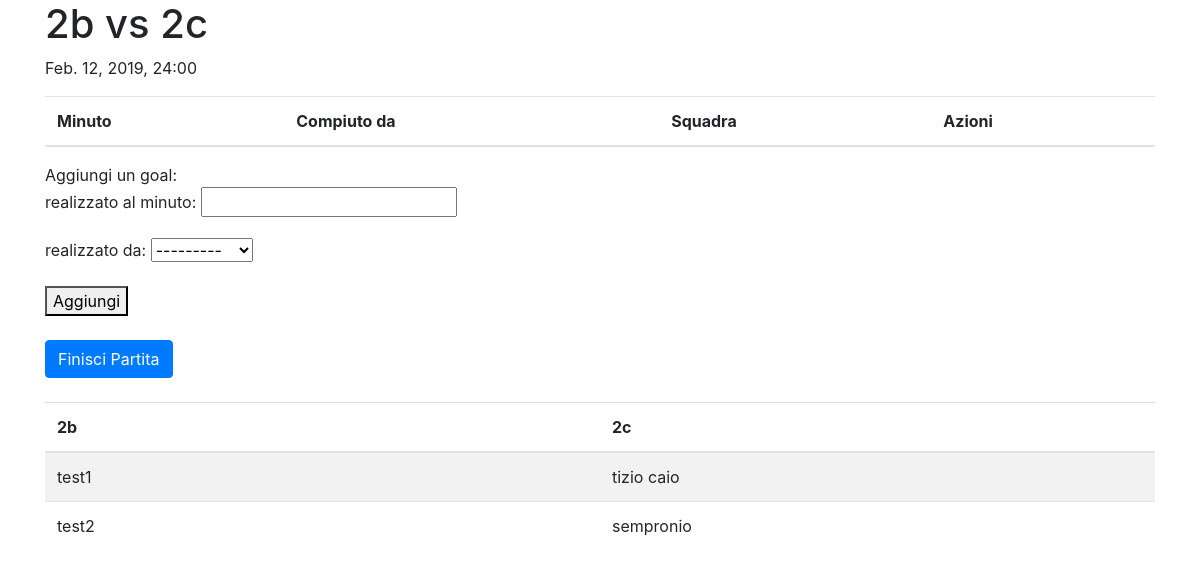
/calcetto/arbitra/2 (signed in), run on an earlier commit of the app's database.
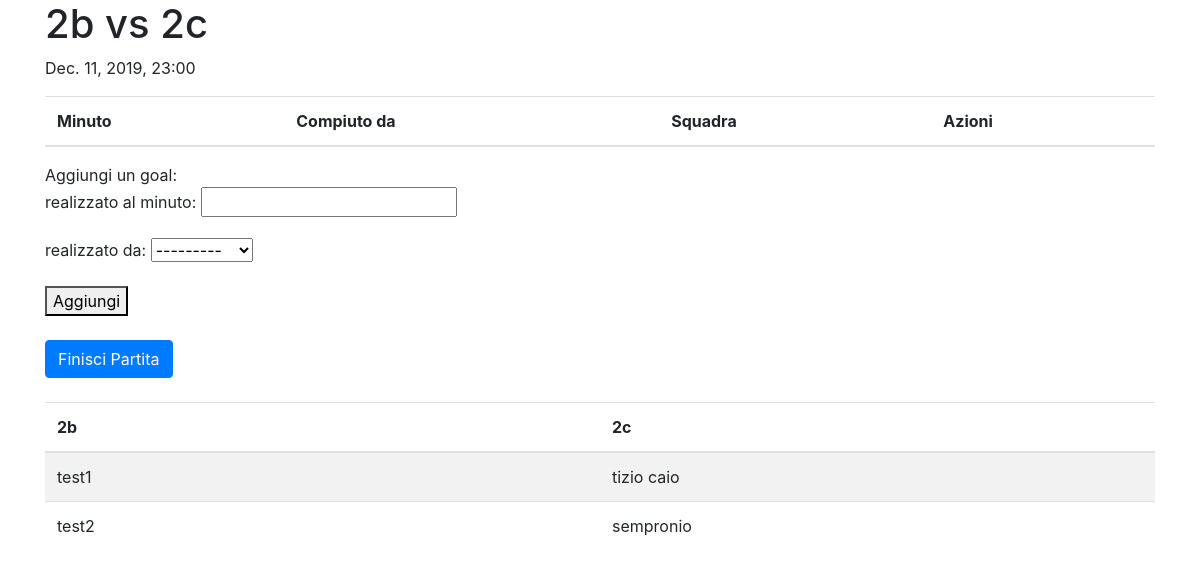
And on a later commit of the database.
### calcetto/models.py (models this page shows, shortened)
class Partita(models.Model):
    data = models.DateTimeField('data', blank=True, null=True)
    squadra_1 = models.ForeignKey(Squadra, on_delete=models.CASCADE, related_name="squadra_1")
    squadra_2 = models.ForeignKey(Squadra, on_delete=models.CASCADE, related_name="squadra_2")
    goals = models.ManyToManyField(Goal)
    result = models.CharField(default="0-0", blank=True, null=True, max_length=10)
    finita = models.BooleanField(default=False)
    email_sent = models.BooleanField(default=False)

class Squadra(models.Model):
    classe = models.CharField(max_length=30)
    calciatori = models.ManyToManyField(Studente)
    score = models.IntegerField(default=0)
    eliminata = models.BooleanField(default=False)
    contatto = models.EmailField(null=True, blank=True)

### calcetto/views.py (the view, shortened to what this page needs)
# urls.py: path('calcetto/arbitra/<int:pk>', login_required(views.ArbitraPartite.as_view())),
class ArbitraPartite(View):
    template_name = 'arbitra.html'
    def get(self, request, pk):
        form = CreaGoal()
        partita = Partita.objects.get(pk=pk)
        squadra1 = partita.squadra_1
        squadra2 = partita.squadra_2
        form.fields["giocatore"].queryset = squadra1.calciatori.all() | squadra2.calciatori.all()
        return render(request, self.template_name, {'partita': partita, 'goals': partita.goals.all(), 'form': form, 'squadra1': squadra1.calciatori.all(), 'squadra2': squadra2.calciatori.all()})

### calcetto/forms.py
class CreaGoal(forms.ModelForm):
    class Meta:
        model = Goal
        fields = ('minuto', 'giocatore')
        labels = {
            'minuto': 'realizzato al minuto',
            'giocatore': 'realizzato da'
        }

### calcetto/models.py (called while the page is built)
    def __str__(self):
        return self.nome

### calcetto/templates/arbitra.html (shortened to what this page needs)
{% extends 'base.html' %}
{% block content %}
<div class="container">
  <h1>{{partita.squadra_1.classe}} vs {{partita.squadra_2.classe}}</h1>
  <p>{{partita.data|date}}, {{partita.data.hour|add:"1"}}:{% if partita.data.minute < 10 %}0{{partita.data.minute}}{% else %}{{partita.data.minute}}{% endif %}</p>
  <table class="table table-striped">
    <thead>
      <th>Minuto</th>
      <th>Compiuto da</th>
      <th>Squadra</th>
      <th>Azioni</th>
    </thead>
  </table>
  Aggiungi un goal:
  <form class="form form.control" action="/calcetto/arbitra/{{partita.id}}" method="post">
    {{form.as_p}}
    <button type="submit" name="button">Aggiungi</button>
  </form>
  <br>
  {% if partita.finita == False %}
  <a href="/calcetto/finisci/{{partita.id}}"><button class="btn btn-primary">Finisci Partita</button></a><br><br>
  {% endif %}
  <div class="squadre">
    <table class="table table-striped">
      <thead>
        <th>{{partita.squadra_1.classe}}</th>
      </thead>
      <tbody>
        {% for calciatore in squadra1 %}
          <tr><td>{{calciatore.nome}}</td></tr>
        {% endfor %}
      </tbody>
    </table>
    <table class="table table-striped">
      <thead>
        <th>{{partita.squadra_2.classe}}</th>
      </thead>
      <tbody>
        {% for calciatore in squadra2 %}
        <tr><td>{{calciatore.nome}}</td></tr>
        {% endfor %}
      </tbody>
    </table>
  </div>
</div>
{% endblock %}

What changed in the data, as far as the page shows it:
changed Partita: data "Feb. 12, 2019" → "Dec. 11, 2019"; data.hour|add "24" → "23"
